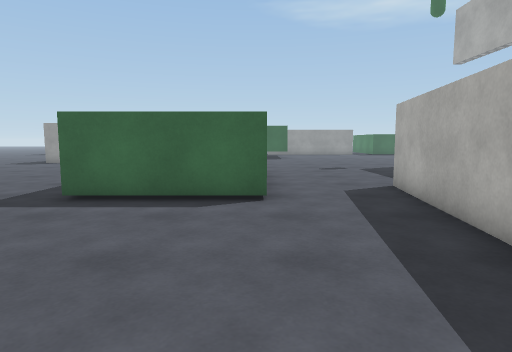
View 1 (above)

22 first-person views from a walk through a Unity game level. The camera is 1.2 m above the floor, tilts 6° down and sees 75° across. The floor is counted in squares, 1 m on a side. Each view is taken from the middle of a square. On the plan, view 1 faces up. The plan holds only what a view shows up to about 14 squares ahead; the rest is blank. The place goes on beyond the plan. The player character is not drawn. Surface patterns are stand-ins for the level's own textures.

View 2
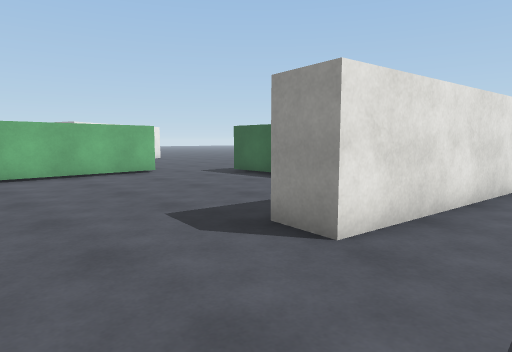

View 3
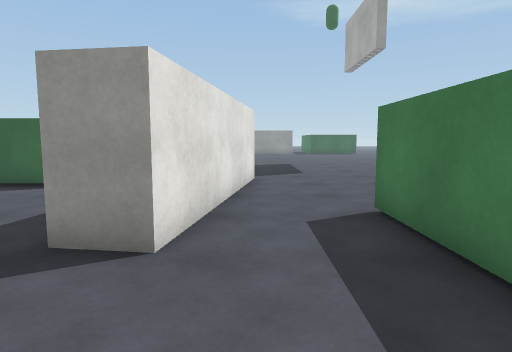

View 4
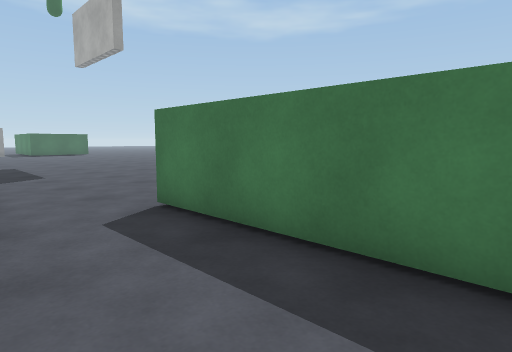

View 5
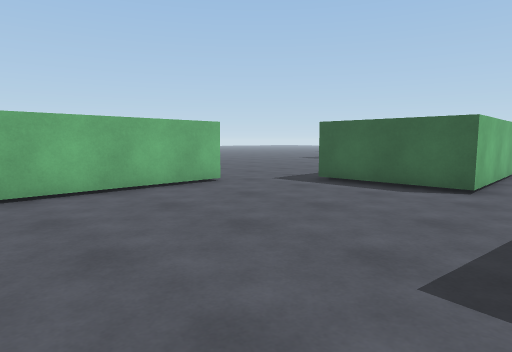

View 6
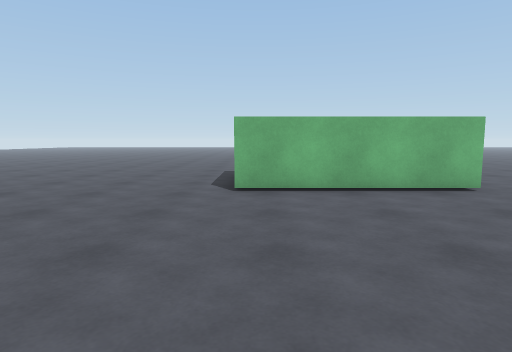

View 7
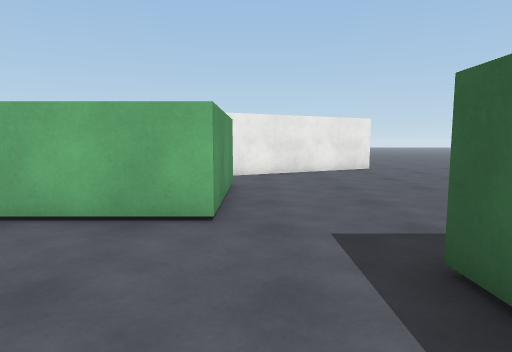

View 8
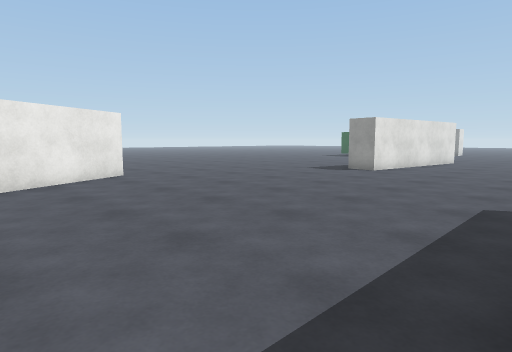

View 9
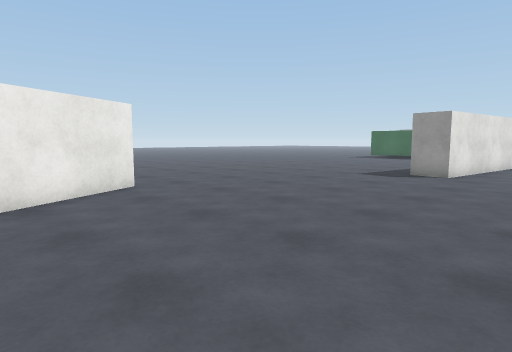

View 10
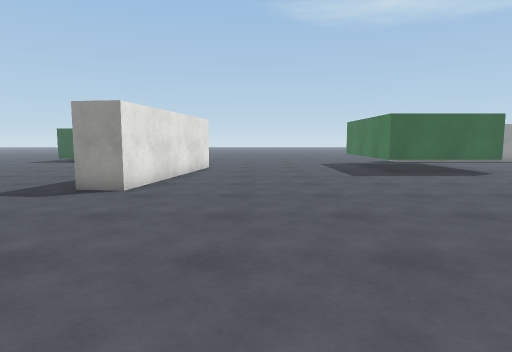

View 11
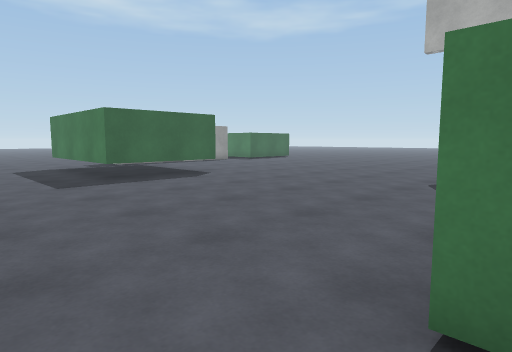

View 12
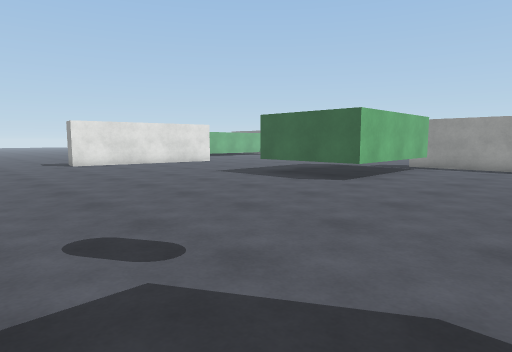

View 13
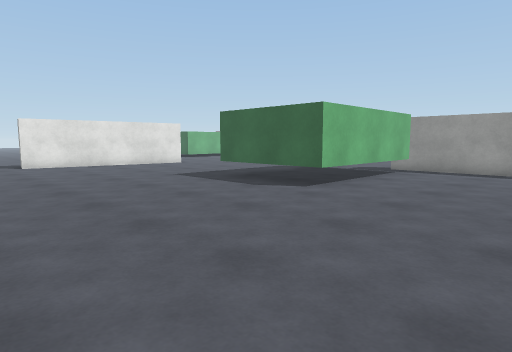

View 14
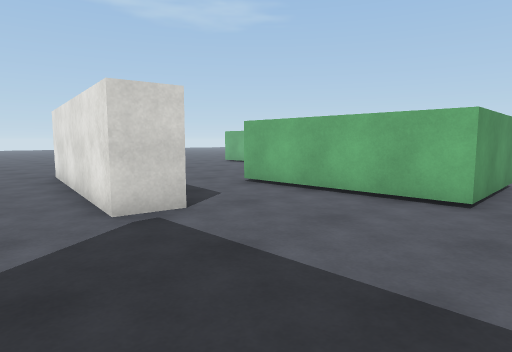

View 15
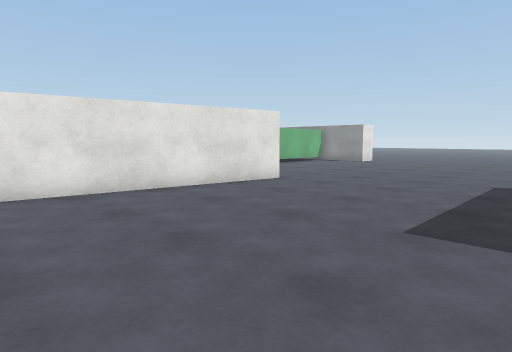

View 16
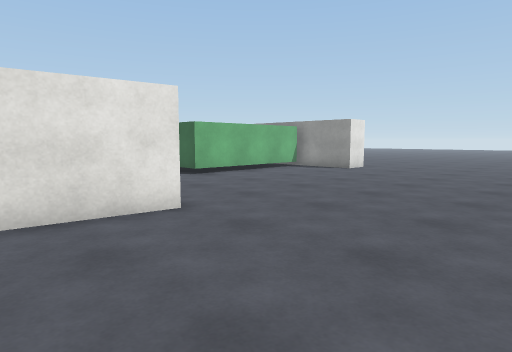

View 17
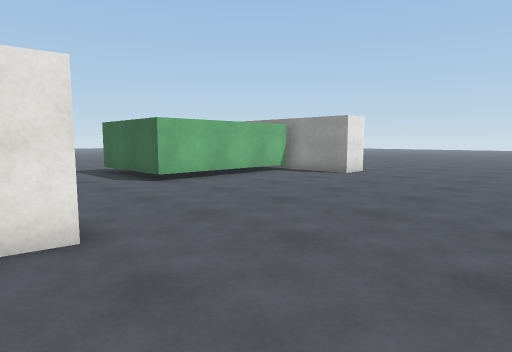

View 18
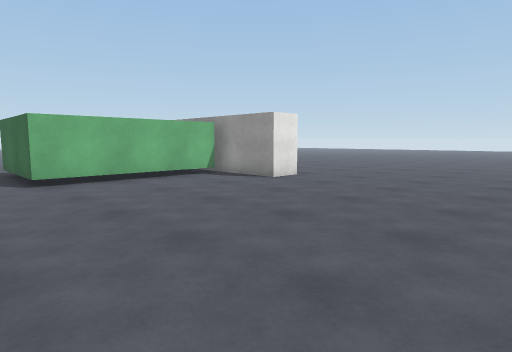

View 19
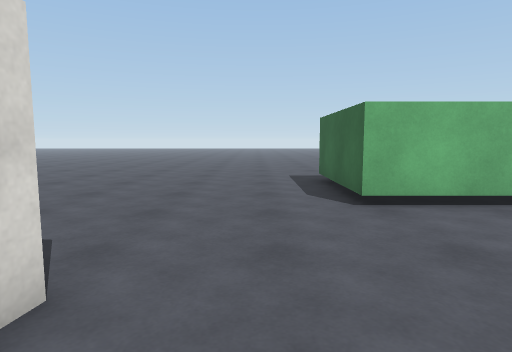

View 20
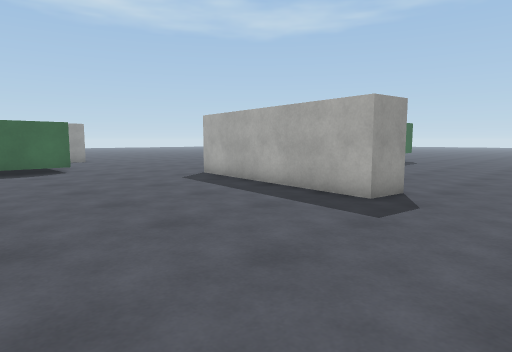

View 21
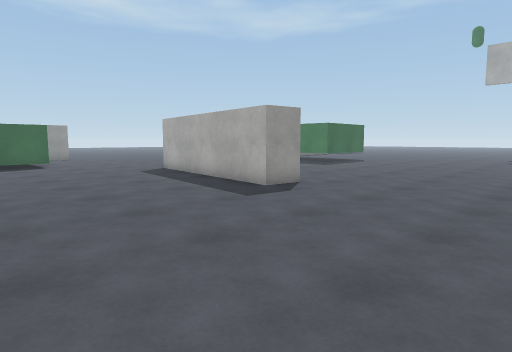

View 22
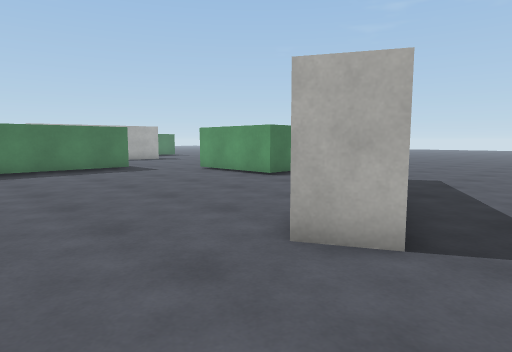

### Floor plan
Points are (right, up) in squares from view 1. A wall is a line through its corners. A room is listed if a view was taken in it or the views show most of it. See-through windows are left out.
Room 1 (views 1, 2, 3, 4, 5, 6, 7, 8)
walls: (3, 3.8) (3.4, 6.5); (0.2, 6.7) (-4, 6.7); (7, -1.8) (7, 3.6); (-5.9, 4.4) (-5.9, -1.6); (5, 8.7) (3.9, 1.5) (2.6, 1.7)
ways out: opening at (-5, 5.5) to room 2; opening at (1.5, 7.5) to room 2; opening at (6.5, 10) to room 2; opening at (-6, -2)
Room 2 (views 9, 10, 11, 12, 13, 14, 15, 16, 17, 18, 19, 20, 21, 22)
walls: (-9.1, 25.3) (-10.2, 18) (-11.4, 18.2) (-10.4, 25.4) (-9.9, 25.3); (2.1, 28.2) (2.1, 22.3) (-2.1, 22.3) (-2.1, 28); (-3.6, 12.6) (0.2, 12.6) (0.2, 6.7); (-4, 12.1) (-4, 12.6); (5.2, 28.9) (1.2, 28.9); (-4, 7) (-4, 11.2); (-14, 34.9) (-14, 28.9) (-18.2, 28.9); (-11.4, 36.6) (-11.4, 35.3) (-14.6, 35.3); (-16.7, 9.3) (-15.5, 9.9) (-12.5, 4.1); (3.4, 6.5) (3.7, 8.9) (5, 8.7); (-10.1, 4.4) (-5.9, 4.4)
ways out: opening at (-5, 5.5) to room 1; opening at (1.5, 7.5) to room 1; opening at (6.5, 10) to room 1; opening at (-17.5, 9.5); opening at (-11.5, 3.5)

Positions as (right, up) in squares from view 1, and headings:
1: (0, 0), facing up
2: (6, -2), facing up-left
3: (5, -2), facing up
4: (4, -2), facing up-right
5: (2, -2), facing up-left
6: (2, -1), facing left
7: (-1, 5), facing left
8: (-4, 5), facing up-left
9: (-7, 6), facing up-left
10: (-7, 10), facing up
11: (-6, 12), facing up-right
12: (7, 13), facing up-left
13: (7, 15), facing up-left
14: (7, 14), facing down-left
15: (-2, 17), facing up-left
16: (-4, 22), facing up-left
17: (-5, 24), facing up-left
18: (-4, 27), facing up-left
19: (-8, 27), facing left
20: (-18, 15), facing up-right
21: (-18, 12), facing up-right
22: (-18, 13), facing down-right
